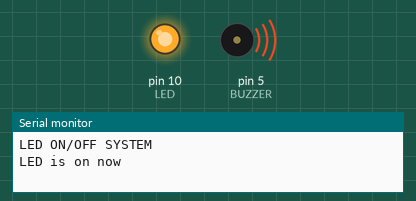
A sketch run on a simulated Arduino Uno, built with avr-gcc and run on an emulated ATmega328P. Parts: output pins drawn as LEDs (lit = HIGH), buzzer (waves = sounding, pin HIGH), the last lines printed to the serial monitor.

Above: at 1.0 s.
At 3.0 s:
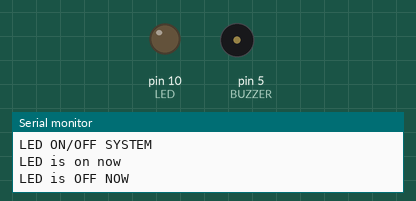
Timing chart, 0 to 5.2 s (numbered marks = the images above):
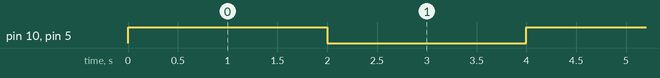

The sketch:

exp01.ino
```cpp
// LED ON/ OFF with some time interval with buzzer ON/OFF..

#define LED 10
#define BUZZER 5
void setup() {

  pinMode(LED, OUTPUT);
  pinMode(BUZZER, OUTPUT);
  Serial.begin(9600);
  Serial.println("LED ON/OFF SYSTEM");

}

void loop() {

  Serial.println("LED is on now");
  digitalWrite(LED, HIGH);
  digitalWrite(BUZZER, HIGH);
  delay(2000);
  Serial.println("LED is OFF NOW");
  digitalWrite(LED, LOW);
  digitalWrite(BUZZER, LOW);
  delay(2000);

}
```

Measured:
- by itself, pin 10 (LED), pin 5 (BUZZER): alternates HIGH for 2.0 s and LOW for 2.0 s
